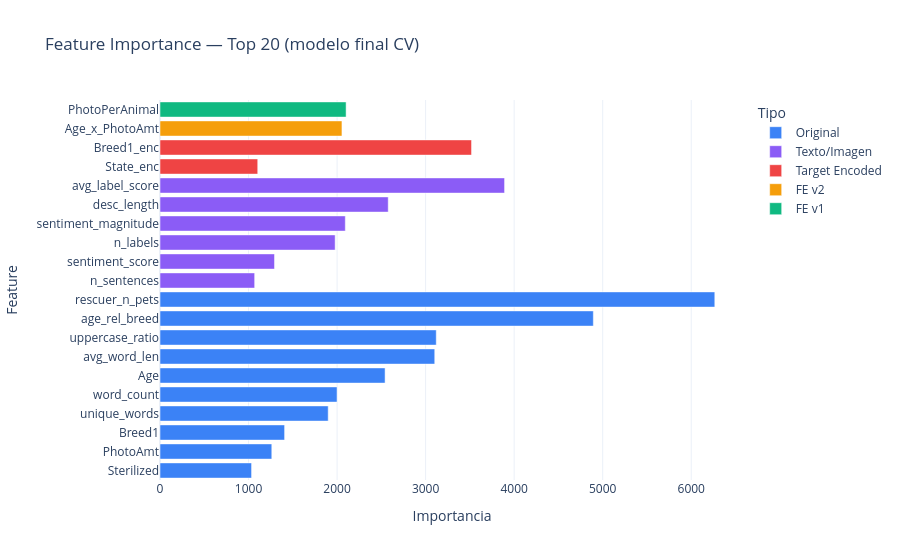

The cell this chart's notebook holds for it:
### Markdown cell above
## Sección F: Feature Importance final

### Code cell
import plotly.express as px

# Usar el último modelo del fold para la importancia
fi = pd.DataFrame({'Feature': ALL_FEATURES, 'Importancia': m.feature_importance(importance_type='gain')})
fi = fi.sort_values('Importancia', ascending=False).head(20)

# Clasificar por tipo
tipo_map = {**{f:'Original' for f in features_base},
            **{f:'FE v1' for f in features_fe1},
            **{f:'FE v2' for f in features_fe2},
            **{f:'Texto/Imagen' for f in features_fe3},
            **{f:'Target Encoded' for f in features_encoded}}
fi['Tipo'] = fi['Feature'].map(tipo_map).fillna('Original')

px.bar(fi.sort_values('Importancia'), x='Importancia', y='Feature', orientation='h',
       title='Feature Importance — Top 20 (modelo final CV)',
       color='Tipo', template='plotly_white',
       color_discrete_map={'Original':'#3b82f6','FE v1':'#10b981',
                           'FE v2':'#f59e0b','Texto/Imagen':'#8b5cf6',
                           'Target Encoded':'#ef4444'}).show()

### Figure 1 — Plotly figure (JSON) as saved in the notebook; plotly's stock layout.template omitted (floating-point values rounded to 4 significant figures)
{"data": [{"hovertemplate": "Tipo=Original<br>Importancia=%{x}<br>Feature=%{y}<extra></extra>", "legendgroup": "Original", "marker": {"color": "#3b82f6", "pattern": {"shape": ""}}, "name": "Original", "orientation": "h", "showlegend": true, "textposition": "auto", "type": "bar", "x": [1034.0, 1263.0, 1407.0, 1900.0, 2000.0, 2542.0, 3103.0, 3120.0, 4894.0, 6266.0], "xaxis": "x", "y": ["Sterilized", "PhotoAmt", "Breed1", "unique_words", "word_count", "Age", "avg_word_len", "uppercase_ratio", "age_rel_breed", "rescuer_n_pets"], "yaxis": "y"}, {"hovertemplate": "Tipo=Texto/Imagen<br>Importancia=%{x}<br>Feature=%{y}<extra></extra>", "legendgroup": "Texto/Imagen", "marker": {"color": "#8b5cf6", "pattern": {"shape": ""}}, "name": "Texto/Imagen", "orientation": "h", "showlegend": true, "textposition": "auto", "type": "bar", "x": [1069.0, 1293.0, 1978.0, 2093.0, 2578.0, 3892.0], "xaxis": "x", "y": ["n_sentences", "sentiment_score", "n_labels", "sentiment_magnitude", "desc_length", "avg_label_score"], "yaxis": "y"}, {"hovertemplate": "Tipo=Target Encoded<br>Importancia=%{x}<br>Feature=%{y}<extra></extra>", "legendgroup": "Target Encoded", "marker": {"color": "#ef4444", "pattern": {"shape": ""}}, "name": "Target Encoded", "orientation": "h", "showlegend": true, "textposition": "auto", "type": "bar", "x": [1104.0, 3519.0], "xaxis": "x", "y": ["State_enc", "Breed1_enc"], "yaxis": "y"}, {"hovertemplate": "Tipo=FE v2<br>Importancia=%{x}<br>Feature=%{y}<extra></extra>", "legendgroup": "FE v2", "marker": {"color": "#f59e0b", "pattern": {"shape": ""}}, "name": "FE v2", "orientation": "h", "showlegend": true, "textposition": "auto", "type": "bar", "x": [2055.0], "xaxis": "x", "y": ["Age_x_PhotoAmt"], "yaxis": "y"}, {"hovertemplate": "Tipo=FE v1<br>Importancia=%{x}<br>Feature=%{y}<extra></extra>", "legendgroup": "FE v1", "marker": {"color": "#10b981", "pattern": {"shape": ""}}, "name": "FE v1", "orientation": "h", "showlegend": true, "textposition": "auto", "type": "bar", "x": [2102.0], "xaxis": "x", "y": ["PhotoPerAnimal"], "yaxis": "y"}], "layout": {"barmode": "relative", "legend": {"title": {"text": "Tipo"}, "tracegroupgap": 0}, "title": {"text": "Feature Importance — Top 20 (modelo final CV)"}, "xaxis": {"anchor": "y", "domain": [0.0, 1.0], "title": {"text": "Importancia"}}, "yaxis": {"anchor": "x", "domain": [0.0, 1.0], "title": {"text": "Feature"}}}}
